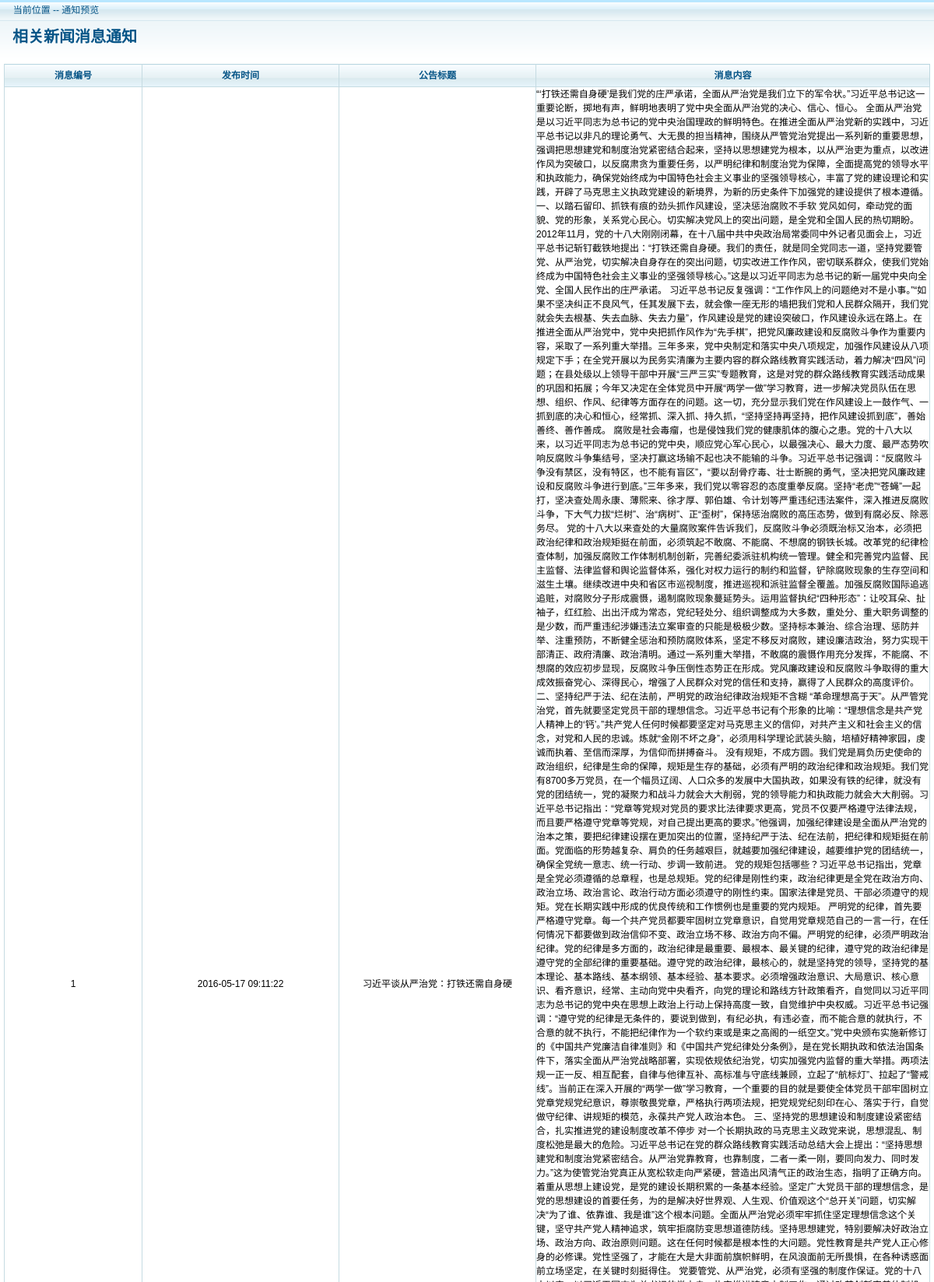
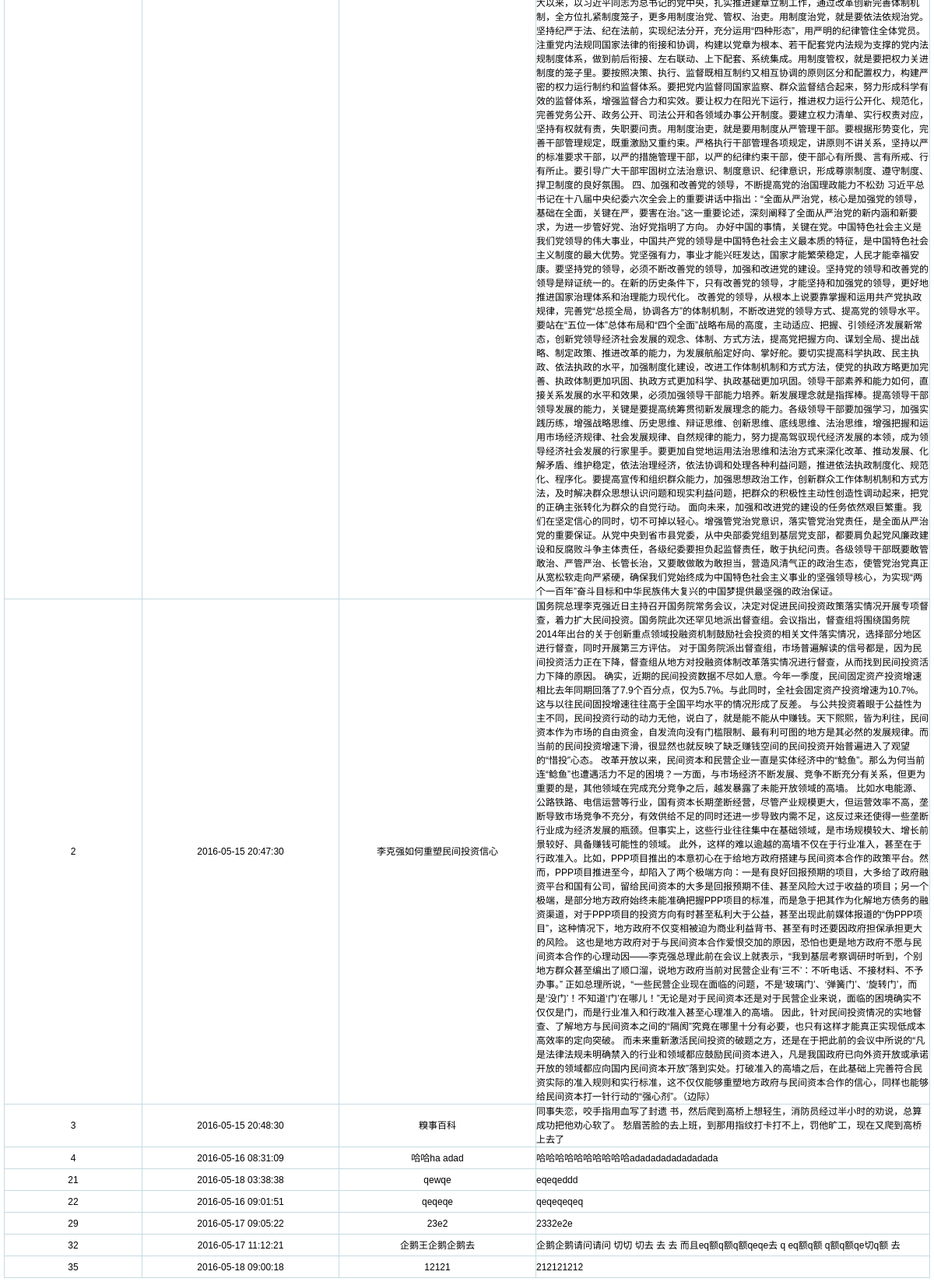
The app's page /administrators/informations.php with its own data (2 pictures, top to bottom).
### tables this page shows
CREATE TABLE IF NOT EXISTS `notification` (
  `Id` int(10) NOT NULL AUTO_INCREMENT COMMENT '通知消息ID',
  `Time` datetime NOT NULL COMMENT '通知消息时间',
  `Title` text NOT NULL COMMENT '通知消息标题',
  `Content` text NOT NULL COMMENT '通知消息内容',
  `Visible` tinyint(2) NOT NULL COMMENT '通知消息是否可见',
  PRIMARY KEY (`Id`)
);

### administrators/informations.php (the view, shortened to what this page needs)
<?php
require_once("../connect.php");
$sql="select * from notification";
$res=mysqli_query($conn,$sql);
$rows=mysqli_num_rows($res);
if($res && $rows>0){
    while($row=mysqli_fetch_assoc($res)){
        $result_rows[]=$row;
    }
}
?>
<!DOCTYPE html>
<html lang="en">
<head>
    <link href="../images/style.css" rel="stylesheet" type="text/css" />
</head>
<body>
<div id="contentWrap">
    <div class="pageTitle">&nbsp;&nbsp;<span>当前位置 -- 通知预览</span></div>
    <div class="pageColumn">
        <div class="pageButton"><h1>&nbsp;&nbsp;相关新闻消息通知</h1></div>
        <table>
            <thead>
            <th width="7%">消息编号</th>
            <th width="10%">发布时间</th>
            <th width="10%">公告标题</th>
            <th width="20%">消息内容</th>
            </thead>
            <tbody>
            <?php $i=1;foreach($result_rows as $rows):?>
            <tr>
                <td><?php echo $rows['Id']?></td>
                <td><?php echo $rows['Time']?></td>
                <td><?php echo $rows['Title']?></td>
                <td style="text-align:left"><?php echo $rows['Content']?></td>
            </tr>
            <?php $i++;endforeach;?>
            </tbody>
        </table>
    </div></div>
</body>
</html>

### images/style.css (style rules this page uses)
﻿ body, h1, h2, h3, h4, h5, h6, hr, p, blockquote, dl, dt, dd, ul, ol, li, pre, form, fieldset, legend, button, input, textarea, th, td, img { border:medium none; margin: 0; padding: 0; }
body,button, input, select, textarea { font: 12px/1.5 '宋体',tahoma, Srial, helvetica, sans-serif; }
h1, h2, h3, h4, h5, h6 { font-size: 100%; }
table { border-collapse: collapse; border-spacing: 0; }
.pageTitle { height:27px; line-height:27px; color:#075587; background:url(page-pageTitle-bg.gif); }
.pageTitle span { margin-left:10px; }
.pageButton { height:50px;color:#075587;font-size: 20px; }
.pageColumn { background:url(page-bg.gif) repeat-x; padding:5px; }
.pageColumn table { width:100% }
.pageColumn thead { border:1px solid #bfd8e0; color:#075587; background:url(page-thead-bg.gif); }
.pageColumn thead th { border-left:1px solid #c5dbe2; text-align:center; height:28px; }
.pageColumn tbody tr { border:1px solid #bfd8e0; height:28px; }
.pageColumn tbody td { text-align:center;border:1px solid #c5dbe2 }

### administrators/informations.php (style rules this page uses)
body { background:#FFF }

### records on screen
notification: Id "1", Time "2016-05-17 09:11:22", Title "习近平谈从严治党：打铁还需自身硬", Content "“‘打铁还需自身硬’是我们党的庄严承诺，全面从严治党是我们立下的军令状。”习近平总书记这一重要论断，掷地有声，鲜明地表明了党中央全面从严治党的决心、信心、恒心。 全面从严治党是以习近平同志为总书记的党中央治国理政的鲜明特色。在推进全面从严治党新的实践中，习近平总书记以非凡的理论勇气、大无畏的担当精神，围绕从严管党治党提出一系列新的重要思想，强调把思想建党和制度治党紧密结合起来，坚持以思想建党为根本，以从严治吏为重点，以改进作风为突破口，以反腐肃贪为重要任务，以严明纪律和制度治党为保障，全面提高党的领导水平和执政能力，确保党始终成为中国特色社会主义事业的坚强领导核心，丰富了党的建设理论和实践，开辟了马克思主义执政党建设的新境界，为新的历史条件下加强党的建设提供了根本遵循。 一、以踏石留印、抓铁有痕的劲头抓作风建设，坚决惩治腐败不手软 党风如何，牵动党的面貌、党的形象，关系党心民心。切实解决党风上的突出问题，是全党和全国人民的热切期盼。 2012年11月，党的十八大刚刚闭幕，在十八届中共中央政治局常委同中外记者见面会上，习近平总书记斩钉截铁地提出：“打铁还需自身硬。我们的责任，就是同全党同志一道，坚持党要管党、从严治党，切实解决自身存在的突出问题，切实改进工作作风，密切联系群众，使我们党始终成为中国特色社会主义事业的坚强领导核心。”这是以习近平同志为总书记的新一届党中央向全党、全国人民作出的庄严承诺。…"
notification: Id "2", Time "2016-05-15 20:47:30", Title "李克强如何重塑民间投资信心", Content "国务院总理李克强近日主持召开国务院常务会议，决定对促进民间投资政策落实情况开展专项督查，着力扩大民间投资。国务院此次还罕见地派出督查组。会议指出，督查组将围绕国务院2014年出台的关于创新重点领域投融资机制鼓励社会投资的相关文件落实情况，选择部分地区进行督查，同时开展第三方评估。 对于国务院派出督查组，市场普遍解读的信号都是，因为民间投资活力正在下降，督查组从地方对投融资体制改革落实情况进行督查，从而找到民间投资活力下降的原因。 确实，近期的民间投资数据不尽如人意。今年一季度，民间固定资产投资增速相比去年同期回落了7.9个百分点，仅为5.7%。与此同时，全社会固定资产投资增速为10.7%。这与以往民间固投增速往往高于全国平均水平的情况形成了反差。 与公共投资着眼于公益性为主不同，民间投资行动的动力无他，说白了，就是能不能从中赚钱。天下熙熙，皆为利往，民间资本作为市场的自由资金，自发流向没有门槛限制、最有利可图的地方是其必然的发展规律。而当前的民间投资增速下滑，很显然也就反映了缺乏赚钱空间的民间投资开始普遍进入了观望的“惜投”心态。 改革开放以来，民间资本和民营企业一直是实体经济中的“鲶鱼”。那么为何当前连“鲶鱼”也遭遇活力不足的困境？一方面，与市场经济不断发展、竞争不断充分有关系，但更为重要的是，其他领域在完成充分竞争之后，越发暴露了未能开放领域的高墙。…"
notification: Id "3", Time "2016-05-15 20:48:30", Title "糗事百科", Content "同事失恋，咬手指用血写了封遗 书，然后爬到高桥上想轻生，消防员经过半小时的劝说，总算成功把他劝心软了。 愁眉苦脸的去上班，到那用指纹打卡打不上，罚他旷工，现在又爬到高桥上去了"
notification: Id "4", Time "2016-05-16 08:31:09", Title "哈哈ha adad", Content "哈哈哈哈哈哈哈哈哈哈adadadadadadadada"
notification: Id "21", Time "2016-05-18 03:38:38", Title "qewqe", Content "eqeqeddd"
notification: Id "22", Time "2016-05-16 09:01:51", Title "qeqeqe", Content "qeqeqeqeq"
notification: Id "29", Time "2016-05-17 09:05:22", Title "23e2", Content "2332e2e"
notification: Id "32", Time "2016-05-17 11:12:21", Title "企鹅王企鹅企鹅去", Content "企鹅企鹅请问请问 切切 切去 去 去 而且eq额q额q额qeqe去 q eq额q额 q额q额qe切q额 去"
notification: Id "35", Time "2016-05-18 09:00:18", Title "12121", Content "212121212"
